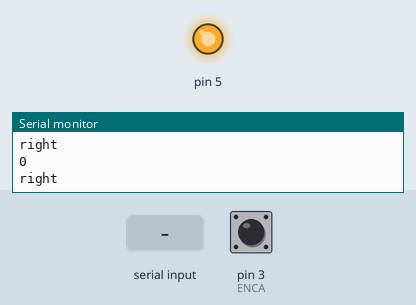
Bench run of a sketch on a simulated Arduino Uno, built with avr-gcc and run on an emulated ATmega328P. On the bench: output pins drawn as LEDs (lit = HIGH), the last lines printed to the serial monitor. Inputs (shaded band) come from the test bench; at power-on: pin 3 (ENCA) HIGH.

Above: at 3.2 s.
3.3 s: "90,45\n" received over Serial
At 4.1 s:
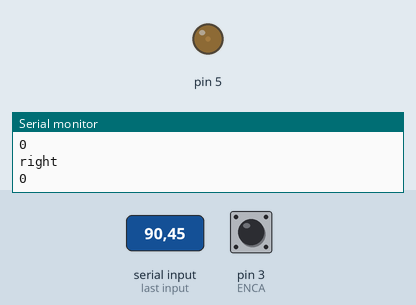
Timing chart, 0 to 6.3 s (numbered marks = the images above; inputs shaded):
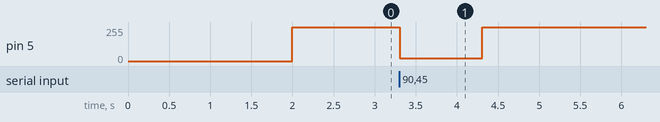

Measured:
- after the input at 3.3 s, pin 5: 255/255 → 20/255 at once, → 255/255 1.0 s later

The sketch:

wireless.ino
```cpp
/* This code sets the motor to spin at a fix speed and measures


1) Rotation Count
2) Displays the current position
3) Displays the speed of the motor
*/
//motor
int speed = 0;
char incomingByte ='0';
#include <Servo.h>
#include <string>
using namespace std;
long int counter = 0;
const long int ticRatioMainMotor = 6000;
float rel_angle = 0;
volatile long int pos_Main=0;
//0 = full, 1 means half
int SPEED = 0;
String w = "";
#define ENCA 3 // YELLOW
#define ENCB 2 // WHITE

Servo   pusherESC;

void setup() {
  // put your setup code here, to run once:
  Serial.begin(9600);

  // Attach the relative encoder to the ISR
  pinMode(ENCA,INPUT_PULLUP);
  pinMode(ENCB,INPUT_PULLUP);
  attachInterrupt( digitalPinToInterrupt(ENCA), readEncoder_Main, RISING);
  Serial.println("Arming........");   // just some display message
  delay(2000);

}

void loop() {
  // put your main code here, to run repeatedly:
  Serial.println(pos_Main);
  //867
  //Serial.println(Serial.available());
  if(Serial.available() > 0){
    String val =  Serial.readString();
    Serial.println(val);
    SPEED = val.toInt();
    analogWrite(5,SPEED);


    }
   //left
   //if half of the cycle

   int tem = pos_Main%867 + 1;

   if(tem > 433 && tem < 867){
    analogWrite(5,60);//half speed
    Serial.println("left speed halved");

    }
    else{
      analogWrite(5,255);//full
      Serial.println("right");
      }

 //delay(200);
  delay(100);//pusherESC.writeMicroseconds(2000);
  analogWrite(5,255);
  //delay(2000);
  analogWrite(5,20);
  //delay(2000);
}


void readEncoder_Main(){
 int b_A = digitalRead(ENCB);
  if(b_A > 0){
    pos_Main++;
  }
  else{
    pos_Main--;
  }
}
```
